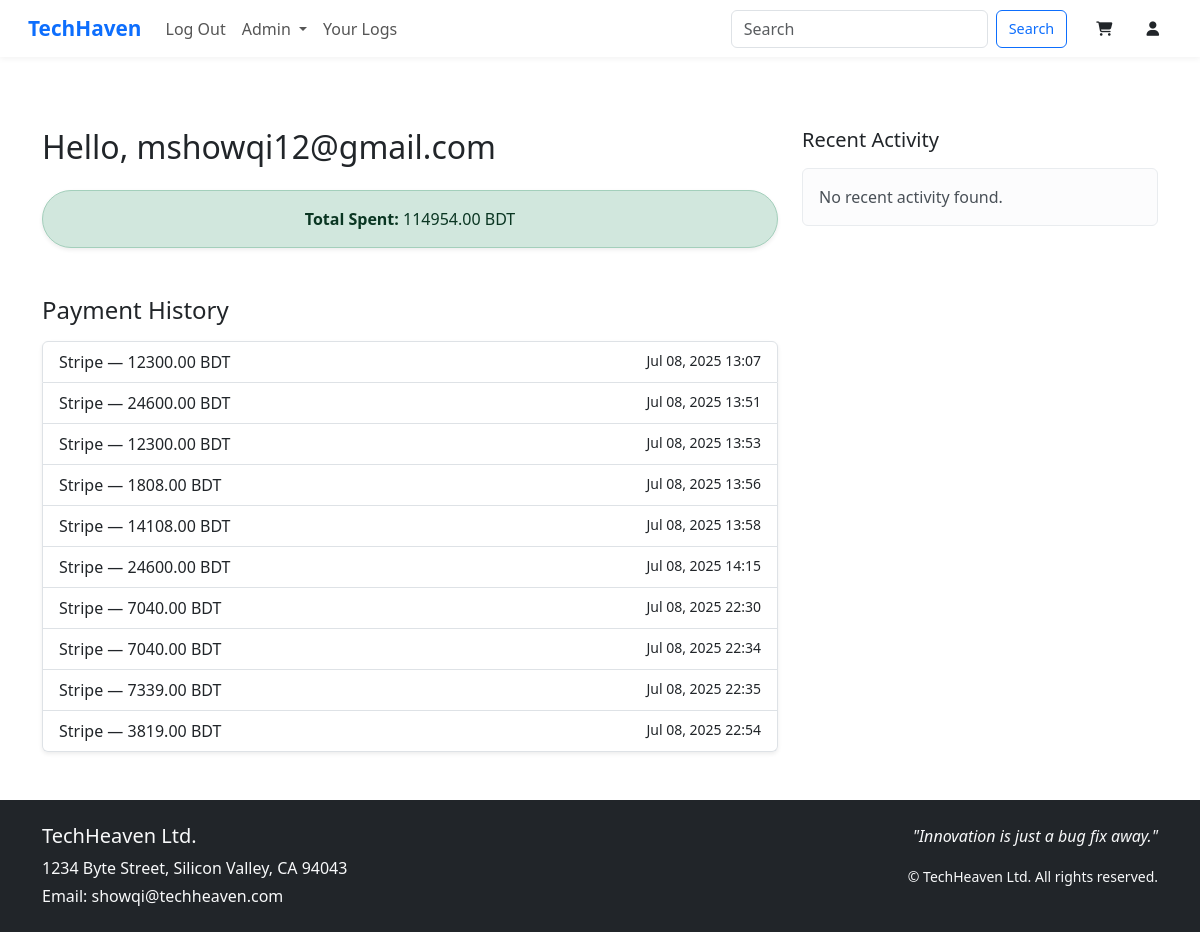
/user/my-account/3/ (signed in), run on an earlier commit of the app's database.
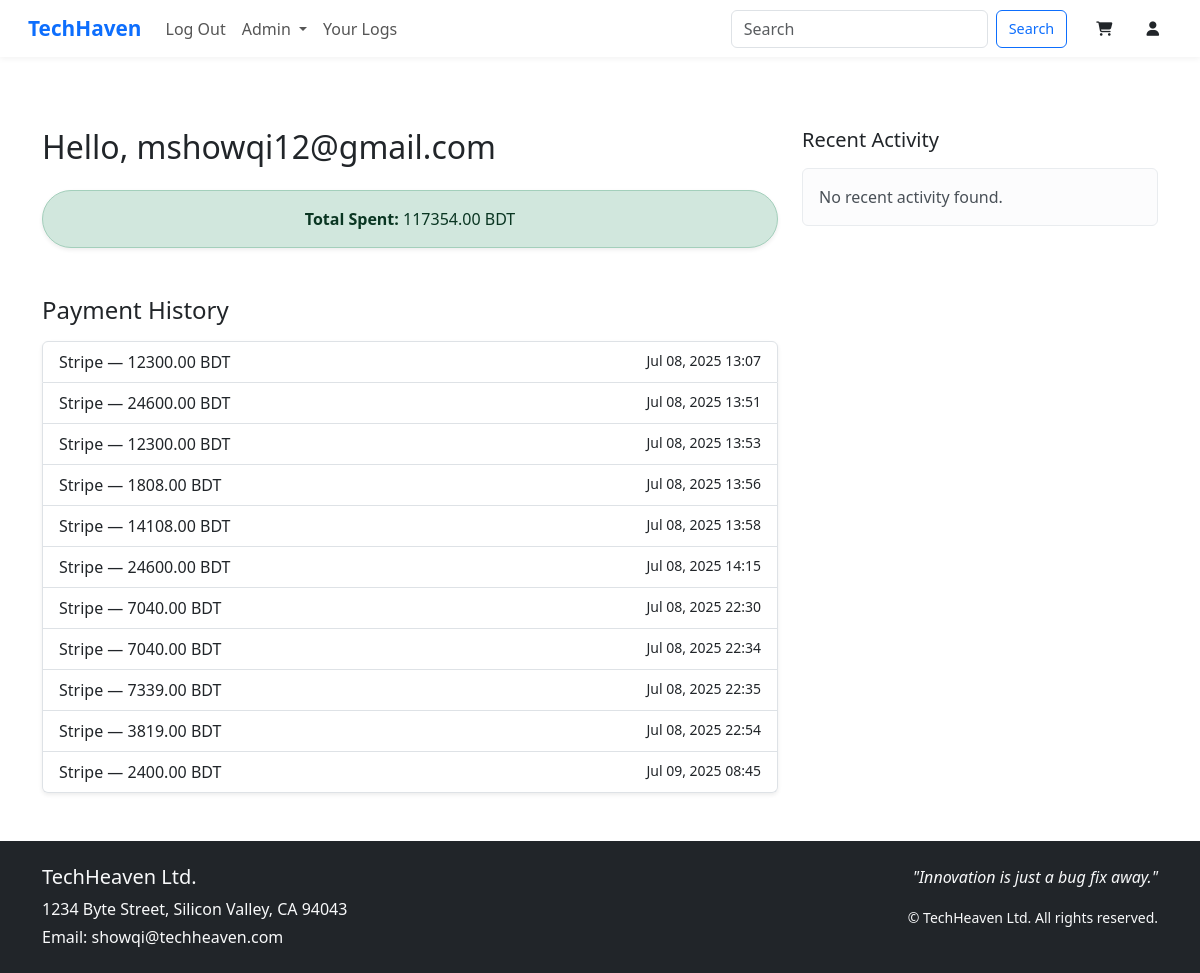
And on a later commit of the database.
### payment/models.py (models this page shows)
class PaymentHistory(models.Model):
    id = models.UUIDField(primary_key=True, default=uuid.uuid4, editable=False)
    user=models.ForeignKey(User,on_delete=models.CASCADE,null=True,blank=True)
    payment_method=models.CharField(max_length=30,null=True,blank=True)
    order=models.ForeignKey(Order,on_delete=models.CASCADE,null=True,blank=True)
    total_amount = models.DecimalField(max_digits=10, decimal_places=2, default=0.00)
    status=models.CharField(max_length=30,null=True,blank=True)
    created_at=models.DateTimeField(auto_now_add=True)
    updated_at=models.DateTimeField(auto_now=True)

### accounts/views.py (the view)
# urls.py: path('user/my-account/<int:user_id>/',views.my_account,name="my_account"),
@login_required
def my_account(request, user_id):
    user = get_object_or_404(User, id=user_id)
    total_spent=0
    payment_list = PaymentHistory.objects.filter(user=user)
    for payment in payment_list:
        total_spent += payment.total_amount
    activity_logs = ActivityLog.objects.filter(user=user).order_by('-created_at')[:5]
    return render(request, 'accounts/my_account.html', {
        'user': user,
        'payment_list': payment_list,
        'activity_logs': activity_logs,
        'total_spent':total_spent
    })

### accounts/templates/accounts/my_account.html (shortened to what this page needs)
{% extends 'layout.html' %}
{% block content %}
<div class="container mt-5">
  <div class="row">
    <div class="col-lg-8">
      <h2 class="mb-4">Hello, {{ user.email }}</h2>
      <div class="alert alert-success shadow-sm rounded-pill text-center">
        <strong>Total Spent:</strong> {{ total_spent }} BDT
      </div>
      <h4 class="mt-5 mb-3">Payment History</h4>
      {% if payment_list %}
        <ul class="list-group shadow-sm">
          {% for payment in payment_list %}
            <li class="list-group-item d-flex justify-content-between">
              <span>{{ payment.payment_method }} — {{ payment.total_amount }} BDT</span>
              <small>{{ payment.created_at|date:"M d, Y H:i" }}</small>
            </li>
          {% endfor %}
        </ul>
      {% else %}
        <div class="alert alert-secondary">No payments found.</div>
      {% endif %}
    </div>
    <div class="col-lg-4">
      <div class="sticky-top" style="top: 80px;">
        <h5 class="mb-3">Recent Activity</h5>
        {% if activity_logs %}
          <ul class="list-group shadow-sm">
            {% for activity in activity_logs %}
              <li class="list-group-item small">
                <strong>{{ activity.event }}</strong>: {{ activity.action }}<br>
                <small class="text-muted">{{ activity.created_at|date:"M d, Y H:i" }}</small>
              </li>
            {% endfor %}
          </ul>
        {% else %}
          <div class="alert alert-light">No recent activity found.</div>
        {% endif %}
      </div>
    </div>
  </div>
</div>
{% endblock %}

What changed in the data, as far as the page shows it:
added PaymentHistory: payment_method "Stripe", total_amount "2400.00", created_at "Jul 09, 2025 08:45"
Also different on the page:
{{ total_spent }}: "114954.00" → "117354.00"
